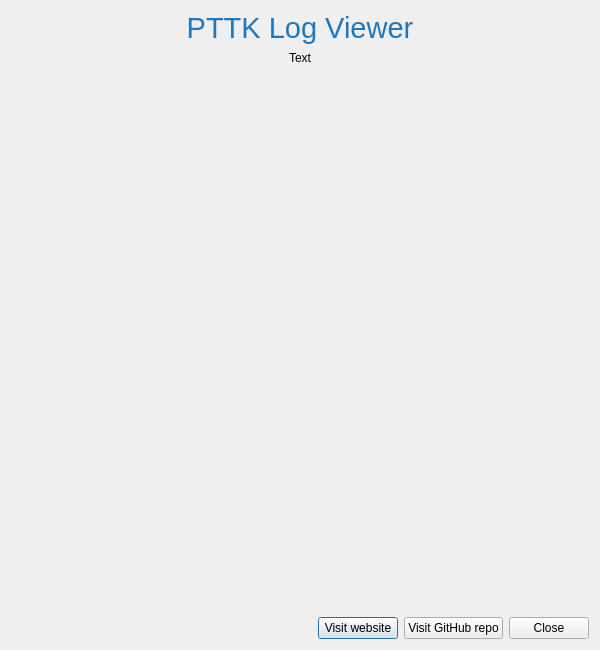
<?xml version="1.0" encoding="UTF-8"?>
<ui version="4.0">
 <class>AboutDialog</class>
 <widget class="QDialog" name="AboutDialog">
  <property name="geometry">
   <rect>
    <x>0</x>
    <y>0</y>
    <width>600</width>
    <height>650</height>
   </rect>
  </property>
  <property name="sizePolicy">
   <sizepolicy hsizetype="Minimum" vsizetype="Minimum">
    <horstretch>0</horstretch>
    <verstretch>0</verstretch>
   </sizepolicy>
  </property>
  <property name="minimumSize">
   <size>
    <width>600</width>
    <height>650</height>
   </size>
  </property>
  <property name="maximumSize">
   <size>
    <width>600</width>
    <height>650</height>
   </size>
  </property>
  <property name="windowTitle">
   <string>About...</string>
  </property>
  <layout class="QVBoxLayout" name="verticalLayout">
   <item>
    <widget class="QLabel" name="label_2">
     <property name="palette">
      <palette>
       <active>
        <colorrole role="WindowText">
         <brush brushstyle="SolidPattern">
          <color alpha="255">
           <red>32</red>
           <green>119</green>
           <blue>188</blue>
          </color>
         </brush>
        </colorrole>
       </active>
       <inactive>
        <colorrole role="WindowText">
         <brush brushstyle="SolidPattern">
          <color alpha="255">
           <red>32</red>
           <green>119</green>
           <blue>188</blue>
          </color>
         </brush>
        </colorrole>
       </inactive>
       <disabled>
        <colorrole role="WindowText">
         <brush brushstyle="SolidPattern">
          <color alpha="255">
           <red>120</red>
           <green>120</green>
           <blue>120</blue>
          </color>
         </brush>
        </colorrole>
       </disabled>
      </palette>
     </property>
     <property name="font">
      <font>
       <pointsize>22</pointsize>
      </font>
     </property>
     <property name="text">
      <string>PTTK Log Viewer</string>
     </property>
     <property name="alignment">
      <set>Qt::AlignCenter</set>
     </property>
    </widget>
   </item>
   <item>
    <widget class="QLabel" name="label">
     <property name="sizePolicy">
      <sizepolicy hsizetype="Preferred" vsizetype="Expanding">
       <horstretch>0</horstretch>
       <verstretch>0</verstretch>
      </sizepolicy>
     </property>
     <property name="text">
      <string>Text</string>
     </property>
     <property name="textFormat">
      <enum>Qt::RichText</enum>
     </property>
     <property name="alignment">
      <set>Qt::AlignHCenter|Qt::AlignTop</set>
     </property>
     <property name="wordWrap">
      <bool>true</bool>
     </property>
     <property name="margin">
      <number>15</number>
     </property>
     <property name="openExternalLinks">
      <bool>true</bool>
     </property>
     <property name="textInteractionFlags">
      <set>Qt::TextBrowserInteraction</set>
     </property>
    </widget>
   </item>
   <item>
    <layout class="QHBoxLayout" name="horizontalLayout">
     <item>
      <spacer name="horizontalSpacer">
       <property name="orientation">
        <enum>Qt::Horizontal</enum>
       </property>
       <property name="sizeHint" stdset="0">
        <size>
         <width>40</width>
         <height>20</height>
        </size>
       </property>
      </spacer>
     </item>
     <item>
      <widget class="QPushButton" name="g_website">
       <property name="text">
        <string>Visit website</string>
       </property>
      </widget>
     </item>
     <item>
      <widget class="QPushButton" name="g_github">
       <property name="text">
        <string>Visit GitHub repo</string>
       </property>
      </widget>
     </item>
     <item>
      <widget class="QPushButton" name="g_close">
       <property name="text">
        <string>Close</string>
       </property>
      </widget>
     </item>
    </layout>
   </item>
  </layout>
 </widget>
 <resources/>
 <connections/>
</ui>
